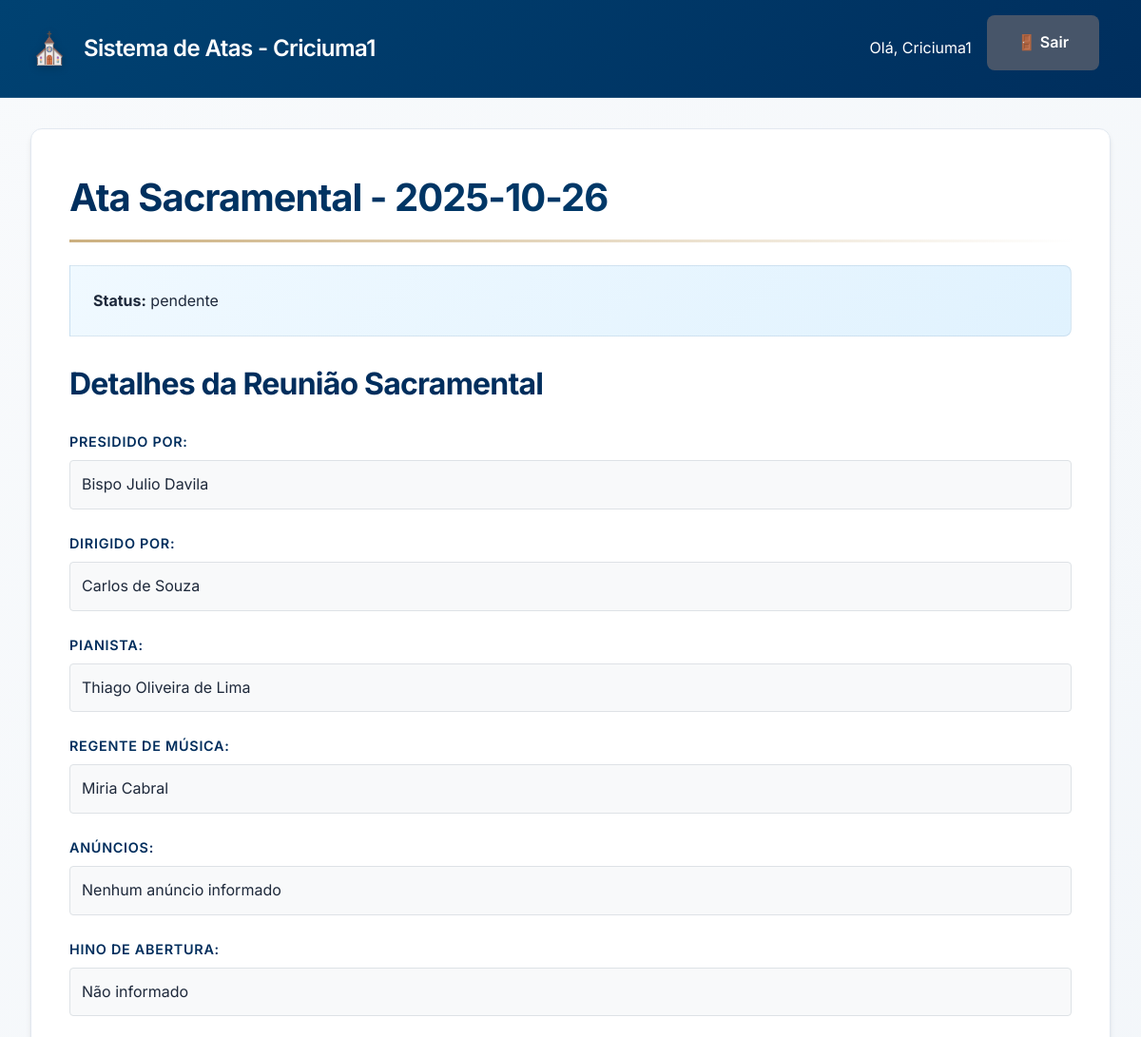
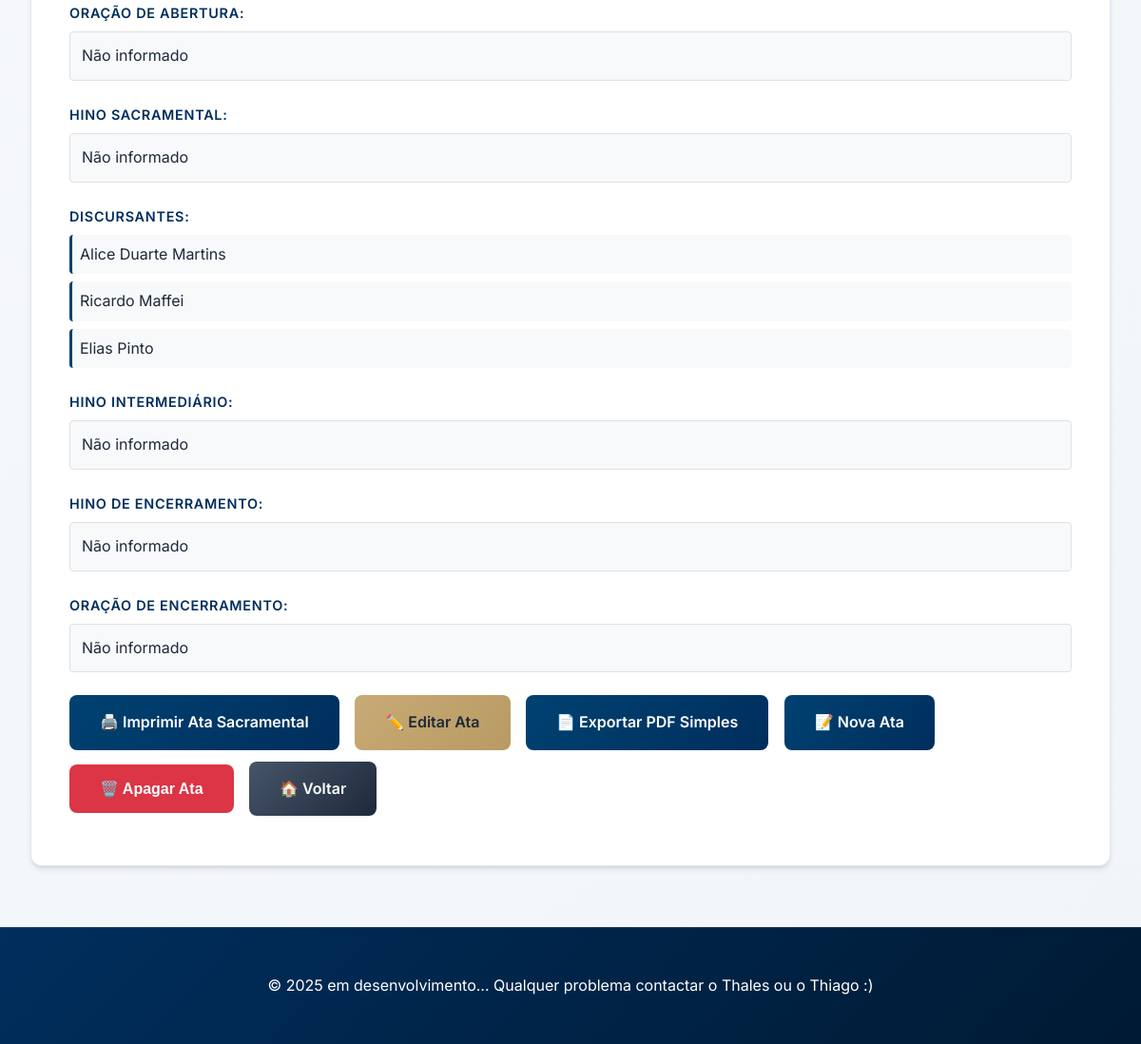
The page /ata/1 (signed in) on the database its author committed (2 pictures, top to bottom).
### tables this page shows
CREATE TABLE atas (
    id INTEGER PRIMARY KEY AUTOINCREMENT,
    tipo TEXT NOT NULL,
    data TEXT NOT NULL,
    status TEXT DEFAULT 'pendente',
    ala_id INTEGER NOT NULL,
    FOREIGN KEY(ala_id) REFERENCES users(id)
);

CREATE TABLE sacramental (
    id INTEGER PRIMARY KEY AUTOINCREMENT,
    ata_id INTEGER,
    presidido TEXT,
    dirigido TEXT,
    pianista TEXT,
    regente_musica TEXT,
    anuncios TEXT,
    hinos TEXT,
    oracoes TEXT,
    discursantes TEXT,
    hino_sacramental TEXT,
    hino_intermediario TEXT,
    FOREIGN KEY(ata_id) REFERENCES atas(id) ON DELETE CASCADE
);

### app.py (the view, shortened to what this page needs)
@app.route("/ata/<int:ata_id>")
@login_required
def visualizar_ata(ata_id):
    conn = get_db()
    ata = conn.execute(
        "SELECT * FROM atas WHERE id=? AND ala_id=?",
        (ata_id, session['user_id'])
    ).fetchone()
    if not ata:
        flash("Ata não encontrada ou você não tem permissão para visualizá-la.", "error")
        return redirect(url_for("index"))
    if ata["tipo"] == "sacramental":
        detalhes = conn.execute("SELECT * FROM sacramental WHERE ata_id=?", (ata_id,)).fetchone()
        if detalhes:
            detalhes_dict = dict(detalhes)
            if detalhes_dict.get('hinos'):
                hinos = json.loads(detalhes_dict['hinos'])
                detalhes_dict['hino_abertura'] = hinos[0] if len(hinos) > 0 else ''
                detalhes_dict['hino_encerramento'] = hinos[1] if len(hinos) > 1 else ''
            if detalhes_dict.get('oracoes'):
                oracoes = json.loads(detalhes_dict['oracoes'])
                detalhes_dict['oracao_abertura'] = oracoes[0] if len(oracoes) > 0 else ''
                detalhes_dict['oracao_encerramento'] = oracoes[1] if len(oracoes) > 1 else ''
            if detalhes_dict.get('discursantes'):
                detalhes_dict['discursantes'] = json.loads(detalhes_dict['discursantes'])
            if detalhes_dict.get('anuncios'):
                detalhes_dict['anuncios'] = json.loads(detalhes_dict['anuncios'])
            detalhes = detalhes_dict
    return render_template("visualizar_ata.html", ata=ata, detalhes=detalhes or {})

### app.py (called while the page is built)
def get_db():
    conn = sqlite3.connect(DB_PATH)
    conn.row_factory = sqlite3.Row
    return conn

def login_required(f):
    @wraps(f)
    def decorated_function(*args, **kwargs):
        if not session.get('logged_in'):
            flash('Por favor, faça login para acessar esta página.', 'error')
            return redirect(url_for('login'))
        return f(*args, **kwargs)
    return decorated_function

@app.context_processor
def inject_flash_messages():
    messages = []
    return dict(flash_messages=messages)

### templates/visualizar_ata.html (shortened to what this page needs)
{% extends "base.html" %}
{% block content %}
<div class="content-card">
    <h1>Ata {{ ata.tipo.capitalize() }} - {{ ata.data }}</h1>
    <div class="info-card">
        <p><strong>Status:</strong> {{ ata.status|default('Completa', true) }}</p>
    </div>
    {% if ata.tipo == 'sacramental' %}
    <div class="ata-details">
        <h2>Detalhes da Reunião Sacramental</h2>
        <div class="form-group">
            <label>Presidido por:</label>
            <div class="info-value">{{ detalhes.presidido or 'Não informado' }}</div>
        </div>
        <div class="form-group">
            <label>Dirigido por:</label>
            <div class="info-value">{{ detalhes.dirigido or 'Não informado' }}</div>
        </div>
        <div class="form-group">
            <label>Pianista:</label>
            <div class="info-value">{{ detalhes.pianista or 'Não informado' }}</div>
        </div>
        <div class="form-group">
            <label>Regente de Música:</label>
            <div class="info-value">{{ detalhes.regente_musica or 'Não informado' }}</div>
        </div>
        <div class="form-group">
            <label>Anúncios:</label>
            {% if detalhes.anuncios and detalhes.anuncios|length > 0 %}
            <ul class="dynamic-list">
                {% for anuncio in detalhes.anuncios %}
                    {% if anuncio and anuncio.strip() %}
                    <li>{{ anuncio }}</li>
                    {% endif %}
                {% endfor %}
            </ul>
            {% else %}
            <div class="info-value">Nenhum anúncio informado</div>
            {% endif %}
        </div>
        <div class="form-group">
            <label>Hino de Abertura:</label>
            <div class="info-value">{{ detalhes.hino_abertura or 'Não informado' }}</div>
        </div>
        <div class="form-group">
            <label>Oração de Abertura:</label>
            <div class="info-value">{{ detalhes.oracao_abertura or 'Não informado' }}</div>
        </div>
        <div class="form-group">
            <label>Hino Sacramental:</label>
            <div class="info-value">{{ detalhes.hino_sacramental or 'Não informado' }}</div>
        </div>
        <div class="form-group">
            <label>Discursantes:</label>
            {% if detalhes.discursantes and detalhes.discursantes|length > 0 %}
            <ul class="dynamic-list">
                {% for d in detalhes.discursantes %}
                    {% if d and d.strip() %}
                    <li>{{ d }}</li>
                    {% endif %}
                {% endfor %}
            </ul>
            {% else %}
            <div class="info-value">Nenhum discursante informado</div>
            {% endif %}
        </div>
        <div class="form-group">
            <label>Hino Intermediário:</label>
            <div class="info-value">{{ detalhes.hino_intermediario or 'Não informado' }}</div>
        </div>
        <div class="form-group">
            <label>Hino de Encerramento:</label>
            <div class="info-value">{{ detalhes.hino_encerramento or 'Não informado' }}</div>
        </div>
        <div class="form-group">
            <label>Oração de Encerramento:</label>
            <div class="info-value">{{ detalhes.oracao_encerramento or 'Não informado' }}</div>
        </div>
    </div>
    {% endif %}
    <div class="form-actions">
        <a href="{{ url_for('exportar_sacramental_pdf', ata_id=ata.id) }}" class="btn" style="background: linear-gradient(135deg, #004272 0%, #002e5d 100%);">
            🖨️ Imprimir Ata Sacramental
        </a>
        <a href="{{ url_for('editar_ata', ata_id=ata.id) }}" class="btn btn-gold">✏️ Editar Ata</a>
        <a href="{{ url_for('exportar_pdf', ata_id=ata.id) }}" class="btn">📄 Exportar PDF Simples</a>
        <a href="{{ url_for('nova_ata') }}" class="btn">📝 Nova Ata</a>
        <button type="button" onclick="confirmarExclusao({{ ata.id }})" class="btn btn-danger">🗑️ Apagar Ata</button>
        <a href="{{ url_for('index') }}" class="btn btn-secondary">🏠 Voltar</a>
    </div>
</div>
{% endblock %}

### templates/base.html (shortened to what this page needs)
<!DOCTYPE html>
<html lang="pt-BR">
<head>
    <link rel="stylesheet" href="{{ url_for('static', filename='css/style.css') }}">
</head>
<body>
    <header class="church-header">
    <div class="header-container">
        {% if session.logged_in %}
            <a href="{{ url_for('index') }}" class="logo">
                <div class="logo-icon">⛪</div>
                <div class="logo-text">Sistema de Atas - {{ session.username }}</div>
            </a>
            <div style="display: flex; align-items: center; gap: 1rem;">
                <span>Olá, {{ session.username }}</span>
                <a href="{{ url_for('logout') }}" class="btn btn-sm" style="background: var(--church-gray-600);">
                    🚪 Sair
                </a>
            </div>
        {% else %}
            <a href="{{ url_for('login') }}" class="logo">
                <div class="logo-icon">⛪</div>
                <div class="logo-text">Sistema de Atas</div>
            </a>
        {% endif %}
    </div>
</header>
    <main class="main-container">
        {% block content %}{% endblock %}
    </main>
    <footer class="church-footer">
        <div class="footer-container">
            <p>&copy; 2025 em desenvolvimento... Qualquer problema contactar o Thales ou o Thiago :)</p>
        </div>
    </footer>
</body>
</html>

### static/css/style.css (style rules this page uses)
:root { --church-blue: #004272; --church-dark-blue: #002e5d; --church-gold: #c8aa76; --church-light: #f8fafc; --church-white: #ffffff; --church-gray-100: #f1f5f9; --church-gray-200: #e2e8f0; --church-gray-300: #cbd5e1; --church-gray-600: #475569; --church-gray-800: #1e293b; --shadow-sm: 0 1px 2px 0 rgb(0 0 0 / 0.05); --shadow: 0 4px 6px -1px rgb(0 0 0 / 0.1), 0 2px 4px -2px rgb(0 0 0 / 0.1); --shadow-lg: 0 10px 15px -3px rgb(0 0 0 / 0.1), 0 4px 6px -4px rgb(0 0 0 / 0.1); --radius: 12px; --radius-sm: 8px; }
* { margin: 0; padding: 0; box-sizing: border-box; }
body { font-family: 'Inter', 'Segoe UI', system-ui, sans-serif; line-height: 1.6; color: var(--church-gray-800); background: linear-gradient(135deg, #f8fafc 0%, #f1f5f9 100%); min-height: 100vh; }
.church-header { background: linear-gradient(135deg, var(--church-blue) 0%, var(--church-dark-blue) 100%); color: var(--church-white); padding: 1rem 0; backdrop-filter: blur(10px); border-bottom: 1px solid rgba(255,255,255,0.1); position: sticky; top: 0; z-index: 100; }
.header-container { max-width: 1200px; margin: 0 auto; padding: 0 2rem; display: flex; justify-content: space-between; align-items: center; }
.logo { display: flex; align-items: center; gap: 1rem; text-decoration: none; color: var(--church-white); transition: transform 0.2s ease; }
.logo-icon { font-size: 2rem; font-weight: bold; filter: drop-shadow(0 2px 4px rgba(0,0,0,0.2)); }
.logo-text { font-size: 1.5rem; font-weight: 600; letter-spacing: -0.025em; }
.main-container { max-width: 1200px; margin: 2rem auto; padding: 0 2rem; min-height: calc(100vh - 200px); }
.content-card { background: var(--church-white); border-radius: var(--radius); padding: 2.5rem; box-shadow: var(--shadow); border: 1px solid var(--church-gray-200); backdrop-filter: blur(10px); transition: all 0.3s ease; }
h1, h2, h3 { color: var(--church-dark-blue); margin-bottom: 1.5rem; font-weight: 700; letter-spacing: -0.025em; }
h1 { font-size: 2.5rem; background: linear-gradient(135deg, var(--church-dark-blue) 0%, var(--church-blue) 100%); -webkit-background-clip: text; -webkit-text-fill-color: transparent; background-clip: text; padding-bottom: 0.75rem; border-bottom: 3px solid; border-image: linear-gradient(135deg, var(--church-gold) 0%, transparent 100%) 1; }
h2 { font-size: 2rem; }
.form-group { margin-bottom: 1.5rem; }
label { display: block; margin-bottom: 0.5rem; color: var(--church-dark-blue); font-weight: 600; font-size: 0.9rem; text-transform: uppercase; letter-spacing: 0.05em; }
.btn { display: inline-flex; align-items: center; gap: 0.5rem; padding: 1rem 2rem; background: linear-gradient(135deg, var(--church-blue) 0%, var(--church-dark-blue) 100%); color: white; text-decoration: none; border: none; border-radius: var(--radius-sm); cursor: pointer; font-size: 1rem; font-weight: 600; transition: all 0.3s ease; margin-right: 0.75rem; margin-bottom: 0.75rem; position: relative; overflow: hidden; }
.btn::before { content: ''; position: absolute; top: 0; left: -100%; width: 100%; height: 100%; background: linear-gradient(90deg, transparent, rgba(255,255,255,0.2), transparent); transition: left 0.5s; }
.btn-secondary { background: linear-gradient(135deg, var(--church-gray-600) 0%, var(--church-gray-800) 100%); }
.btn-gold { background: linear-gradient(135deg, var(--church-gold) 0%, #b89a62 100%); color: var(--church-gray-800); }
.btn-danger { background: linear-gradient(135deg, #dc2626 0%, #b91c1c 100%); }
.info-card { background: linear-gradient(135deg, #f0f9ff 0%, #e0f2fe 100%); border-left: 4px solid var(--church-blue); padding: 1.5rem; margin: 1.5rem 0; border-radius: 0 var(--radius-sm) var(--radius-sm) 0; border: 1px solid rgba(0, 66, 114, 0.1); }
.church-footer { background: linear-gradient(135deg, var(--church-dark-blue) 0%, #001a33 100%); color: var(--church-white); text-align: center; padding: 3rem 0; margin-top: 4rem; border-top: 1px solid rgba(255,255,255,0.1); }
.footer-container { max-width: 1200px; margin: 0 auto; padding: 0 2rem; }

### rows shown on the page
atas: tipo "Sacramental", data "2025-10-26", status "pendente"
sacramental: presidido "Bispo Julio Davila", dirigido "Carlos de Souza", pianista "Thiago Oliveira de Lima", regente_musica "Miria Cabral", hino_sacramental "Não informado", hino_intermediario "Não informado"

### other values the page prints
{{ session.username }} "Criciuma1"
{{ detalhes.hino_abertura or 'Não informado' }} "Não informado"
{{ detalhes.oracao_abertura or 'Não informado' }} "Não informado"
{{ d }} "Alice Duarte Martins" "Ricardo Maffei" "Elias Pinto"
{{ detalhes.hino_encerramento or 'Não informado' }} "Não informado"
{{ detalhes.oracao_encerramento or 'Não informado' }} "Não informado"
